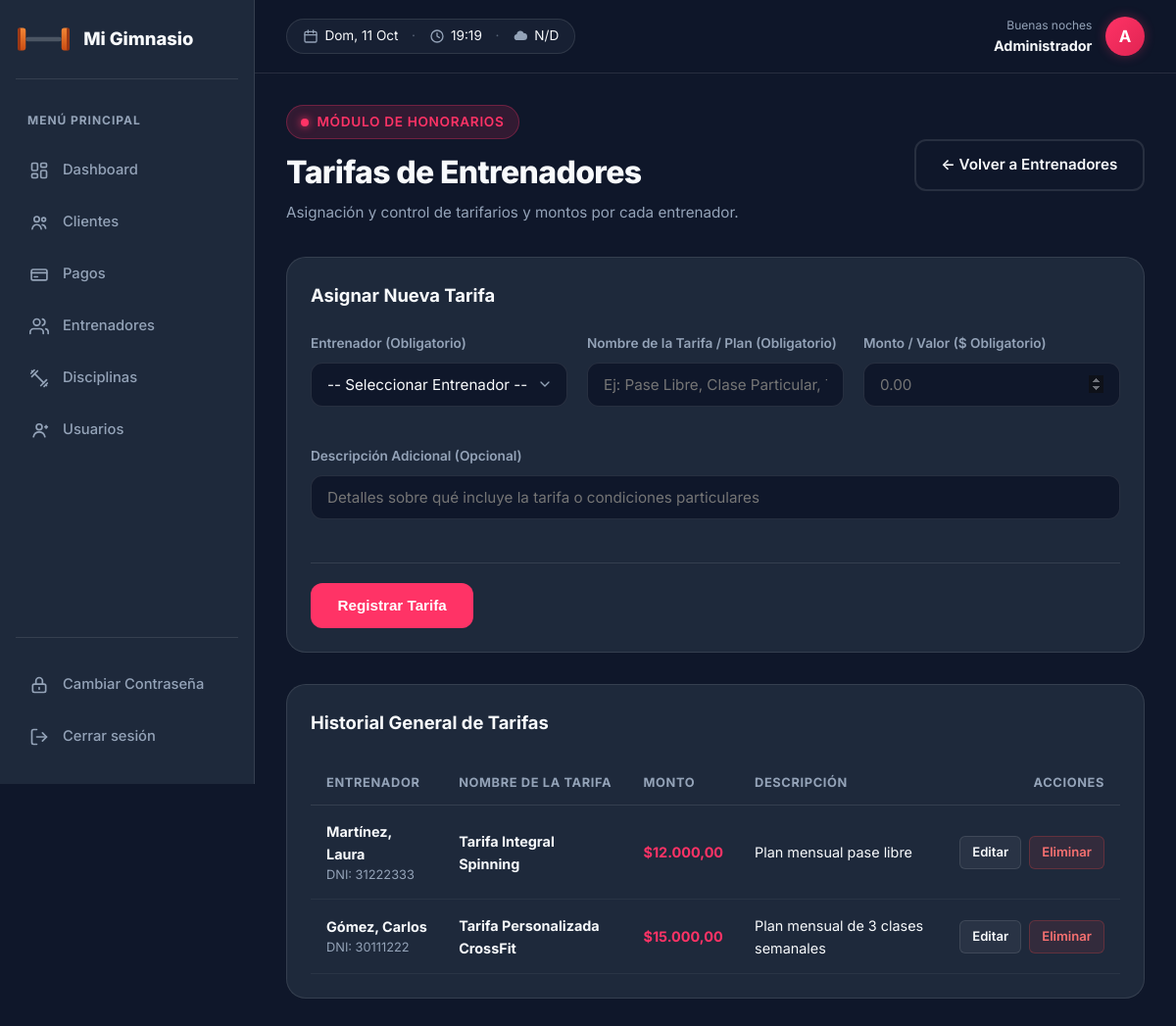
Page /panel/tarifas_entrenadores.php (signed in) on the committed database.
### tables this page shows
CREATE TABLE tarifas (
    id_tarifa INT AUTO_INCREMENT PRIMARY KEY,
    id_entrenador INT NOT NULL,
    nombre VARCHAR(100) NOT NULL,
    monto DECIMAL(10,2) NOT NULL,
    descripcion TEXT,
    CONSTRAINT fk_tarifas_entrenadores FOREIGN KEY (id_entrenador)
        REFERENCES entrenadores(id_entrenador)
);

CREATE TABLE entrenadores (
    id_entrenador INT AUTO_INCREMENT PRIMARY KEY,
    DNI INT(8)NOT NULL UNIQUE,
	 nombre VARCHAR(100) NOT NULL,
    apellido VARCHAR(100) NOT NULL,
    email VARCHAR(100),
    telefono VARCHAR(20)
);

### panel/tarifas_entrenadores.php (the view, shortened to what this page needs)
<?php
$pdo = conectarDB();
$idEntrenadorFiltro = isset($_GET['id_entrenador']) ? (int)$_GET['id_entrenador'] : 0;
$tarifaEditar = null;
$sqlTarifas = "
    SELECT
        t.id_tarifa,
        t.nombre AS tarifa_nombre,
        t.monto,
        t.descripcion,
        e.id_entrenador,
        e.nombre AS e_nombre,
        e.apellido AS e_apellido,
        e.DNI
    FROM tarifas t
    INNER JOIN entrenadores e ON t.id_entrenador = e.id_entrenador
";
$paramsTarifas = [];
$sqlTarifas .= " ORDER BY t.id_tarifa DESC LIMIT 50";
$stmtTarifas = $pdo->prepare($sqlTarifas);
$stmtTarifas->execute($paramsTarifas);
$listaTarifas = $stmtTarifas->fetchAll();
$paginaActiva = 'tarifas';
require __DIR__ . '/includes/layout_inicio.php';
?>
<div class="panel-header">
    <div>
        <div class="eyebrow">
            <span class="punto"></span>
            Módulo de Honorarios
        </div>
        <h1 class="titulo-pagina">Tarifas de Entrenadores</h1>
        <p class="subt">Asignación y control de tarifarios y montos por cada entrenador.</p>
    </div>
    <div>
        <a href="entrenadores.php" class="btn btn-outline">
            &larr; Volver a Entrenadores
        </a>
    </div>
</div>
<div class="panel-bloque" style="margin-bottom: 2rem;">
    <div class="panel-bloque-cabecera">
        <h2 class="titulo-bloque">
            <?= $tarifaEditar ? 'Editar Tarifa #' . htmlspecialchars($tarifaEditar['id_tarifa']) : 'Asignar Nueva Tarifa' ?>
        </h2>
    </div>
    <form action="tarifas_entrenadores.php" method="POST">
        <div class="form-grid">
            <div class="campo">
                <label for="id_entrenador">Entrenador (Obligatorio)</label>
                <select id="id_entrenador" name="id_entrenador" class="form-control" required>
                    <option value="">-- Seleccionar Entrenador --</option>
                </select>
            </div>
            <div class="campo">
                <label for="nombre">Nombre de la Tarifa / Plan (Obligatorio)</label>
                <input type="text" id="nombre" name="nombre" class="form-control"
                       value="<?= htmlspecialchars($tarifaEditar['nombre'] ?? '') ?>"
                       placeholder="Ej: Pase Libre, Clase Particular, Tarifa Estándar" required>
            </div>
            <div class="campo">
                <label for="monto">Monto / Valor ($ Obligatorio)</label>
                <input type="number" step="0.01" min="0" id="monto" name="monto" class="form-control"
                       value="<?= htmlspecialchars($tarifaEditar['monto'] ?? '') ?>" placeholder="0.00" required>
            </div>
            <div class="campo" style="grid-column: span 3;">
                <label for="descripcion">Descripción Adicional (Opcional)</label>
                <input type="text" id="descripcion" name="descripcion" class="form-control"
                       value="<?= htmlspecialchars($tarifaEditar['descripcion'] ?? '') ?>"
                       placeholder="Detalles sobre qué incluye la tarifa o condiciones particulares">
            </div>
        </div>
        <div class="form-acciones">
            <button type="submit" class="btn btn-primary">
                <?= $tarifaEditar ? 'Guardar Cambios' : 'Registrar Tarifa' ?>
            </button>
        </div>
    </form>
</div>
<div class="panel-bloque">
    <div class="panel-bloque-cabecera" style="display: flex; justify-content: space-between; align-items: center;">
        <h2 class="titulo-bloque">
            <?= $idEntrenadorFiltro > 0 ? 'Tarifas del Entrenador Seleccionado' : 'Historial General de Tarifas' ?>
        </h2>
    </div>
    <div class="tabla-scroll">
        <table class="tabla">
            <thead>
                <tr>
                    <th>Entrenador</th>
                    <th>Nombre de la Tarifa</th>
                    <th>Monto</th>
                    <th>Descripción</th>
                    <th style="text-align: right;">Acciones</th>
                </tr>
            </thead>
            <tbody>
                <?php if (empty($listaTarifas)): ?>
                    <tr>
                        <td colspan="5" class="celda-vacia">No se encontraron tarifas registradas.</td>
                    </tr>
                <?php else: ?>
                    <?php foreach ($listaTarifas as $t): ?>
                        <tr>
                            <td>
                                <strong><?= htmlspecialchars($t['e_apellido'] . ', ' . $t['e_nombre']) ?></strong>
                                <div style="font-size: 0.8rem; color: var(--color-text-muted);">DNI: <?= htmlspecialchars($t['DNI']) ?></div>
                            </td>
                            <td><strong><?= htmlspecialchars($t['tarifa_nombre']) ?></strong></td>
                            <td><strong style="color: var(--color-primary);">$<?= number_format((float)$t['monto'], 2, ',', '.') ?></strong></td>
                            <td><?= htmlspecialchars($t['descripcion'] ?: 'Sin descripción') ?></td>
                            <td style="text-align: right;">
                                <div class="acciones" style="justify-content: flex-end;">
                                    <a href="tarifas_entrenadores.php?editar_id=<?= (int)$t['id_tarifa'] ?>" class="btn-accion btn-editar">
                                        Editar
                                    </a>
                                    <form action="tarifas_entrenadores.php" method="POST" onsubmit="return confirm('¿Confirma eliminar esta tarifa?');" style="display:inline;">
                                        <button type="submit" class="btn-accion btn-baja">Eliminar</button>
                                    </form>
                                </div>
                            </td>
                        </tr>
                    <?php endforeach; ?>
                <?php endif; ?>
            </tbody>
        </table>
    </div>
</div>
<?php require __DIR__ . '/includes/layout_fin.php'; ?>

### panel/includes/layout_inicio.php (shortened to what this page needs)
<?php
$paginaActiva = $paginaActiva ?? '';
$nombreUsuario = $_SESSION['usuario_nombre'] ?? 'Usuario';
$inicial = mb_strtoupper(mb_substr($nombreUsuario, 0, 1));
?>
<!DOCTYPE html>
<html lang="es">
<head>
    <link rel="stylesheet" href="../assets/css/style.css">
</head>
<body class="pagina-<?= htmlspecialchars($paginaActiva) ?>">
<div class="panel-layout">
    <aside class="sidebar">
        <div class="sidebar-header">
            <div class="marca">
                <img src="../assets/img/logo.svg" alt="Logo" class="logo-img">
                <span class="texto"><?= htmlspecialchars(GYM_NOMBRE) ?></span>
            </div>
        </div>
        <nav class="sidebar-nav">
            <div class="nav-etiqueta">Menú Principal</div>
            <a href="dashboard.php" class="nav-link <?= $paginaActiva === 'dashboard' ? 'activo' : '' ?>">
                <svg class="icon" viewBox="0 0 24 24"><rect x="3" y="3" width="7" height="9" rx="1.5"/><rect x="14" y="3" width="7" height="5" rx="1.5"/><rect x="14" y="12" width="7" height="9" rx="1.5"/><rect x="3" y="16" width="7" height="5" rx="1.5"/></svg>
                <span class="texto">Dashboard</span>
            </a>
            <a href="clientes.php" class="nav-link <?= $paginaActiva === 'clientes' ? 'activo' : '' ?>">
                <svg class="icon" viewBox="0 0 24 24"><circle cx="9" cy="8" r="3.2"/><path d="M3.5 20c.7-3.4 3-5.3 5.5-5.3s4.8 1.9 5.5 5.3"/><circle cx="17.5" cy="8.5" r="2.3"/><path d="M15.8 14.9c2 .2 3.6 1.9 4.1 4.3"/></svg>
                <span class="texto">Clientes</span>
            </a>
            <a href="pagos.php" class="nav-link <?= $paginaActiva === 'pagos' ? 'activo' : '' ?>">
                <svg class="icon" viewBox="0 0 24 24"><rect x="2.5" y="6" width="19" height="13" rx="2"/><path d="M2.5 10h19"/><path d="M6 15h4"/></svg>
                <span class="texto">Pagos</span>
            </a>
            <a href="entrenadores.php" class="nav-link <?= $paginaActiva === 'entrenadores' ? 'activo' : '' ?>">
                <svg class="icon" viewBox="0 0 24 24"><path d="M17 21v-2a4 4 0 0 0-4-4H5a4 4 0 0 0-4 4v2"/><circle cx="9" cy="7" r="4"/><path d="M23 21v-2a4 4 0 0 0-3-3.87"/><path d="M16 3.13a4 4 0 0 1 0 7.75"/></svg>
                <span class="texto">Entrenadores</span>
            </a>
            <a href="disciplinas.php" class="nav-link <?= $paginaActiva === 'disciplinas' ? 'activo' : '' ?>">
                <svg class="icon" viewBox="0 0 24 24"><path d="m6.5 6.5 11 11"/><path d="m21 21-1-1"/><path d="m3 3 1 1"/><path d="m18 22 4-4"/><path d="m2 6 4-4"/><path d="m3 10 7-7"/><path d="m14 21 7-7"/></svg>
                <span class="texto">Disciplinas</span>
            </a>
            <?php if (($_SESSION['usuario_rol'] ?? '') === 'admin'): ?>
            <a href="usuarios.php" class="nav-link <?= $paginaActiva === 'usuarios' ? 'activo' : '' ?>">
                <svg class="icon" viewBox="0 0 24 24"><circle cx="12" cy="8" r="3.5"/><path d="M5 20c1-3.8 3.6-5.8 7-5.8s6 2 7 5.8"/><path d="M19 8h3M20.5 6.5v3"/></svg>
                <span class="texto">Usuarios</span>
            </a>
            <?php endif; ?>
        </nav>
        <div class="pie-sidebar">
            <nav class="sidebar-nav">
                <a href="cambiar_password.php" class="nav-link <?= $paginaActiva === 'cambiar_password' ? 'activo' : '' ?>">
                    <svg class="icon" viewBox="0 0 24 24"><path d="M12 15v2m-6 4h12a2 2 0 0 0 2-2v-6a2 2 0 0 0-2-2H6a2 2 0 0 0-2 2v6a2 2 0 0 0 2 2zm10-10V7a4 4 0 0 0-8 0v4"/></svg>
                    <span class="texto">Cambiar Contraseña</span>
                </a>
                <a href="logout.php" class="nav-link nav-link-logout">
                    <svg class="icon" viewBox="0 0 24 24"><path d="M9 21H5a2 2 0 0 1-2-2V5a2 2 0 0 1 2-2h4"/><path d="M16 17l5-5-5-5"/><path d="M21 12H9"/></svg>
                    <span class="texto">Cerrar sesión</span>
                </a>
            </nav>
        </div>
    </aside>
    <div class="panel-main">
        <header class="topbar">
            <div class="topbar-reloj">
                <span class="tr-item">
                    <svg class="icon" viewBox="0 0 24 24"><rect x="3" y="5" width="18" height="16" rx="2"/><path d="M3 10h18M8 3v4M16 3v4"/></svg>
                    <span id="trFecha">--</span>
                </span>
                <span class="tr-sep">·</span>
                <span class="tr-item">
                    <svg class="icon" viewBox="0 0 24 24"><circle cx="12" cy="12" r="9"/><path d="M12 7v5l3.5 2"/></svg>
                    <span id="trHora">--:--</span>
                </span>
                <span class="tr-sep">·</span>
                <span class="tr-item">
                    <span class="tr-icono-clima" id="trIconoClima"></span>
                    <span id="trTemp">--°C</span>
                </span>
            </div>
            <div class="usuario-chip">
                <div class="usuario-texto">
                    <div class="usuario-saludo" id="saludoUsuario">Hola</div>
                    <div class="usuario-nombre"><?= htmlspecialchars($nombreUsuario) ?></div>
                </div>
                <div class="avatar"><?= htmlspecialchars($inicial) ?></div>
            </div>
        </header>
        <div class="panel-contenido">

### panel/includes/layout_fin.php
        </div>
    </div>
</div>
</body>
</html>

### assets/css/base.css (style rules this page uses)
:root { --color-primary: #ff3366; --color-primary-hover: #e02452; --color-bg-dark: #0f172a; --color-bg-card: #1e293b; --color-bg-light: #f8fafc; --color-text-main: #f8fafc; --color-text-muted: #94a3b8; --color-text-dark: #0f172a; --color-border: rgba(255, 255, 255, 0.1); --color-whatsapp: #25d366; --color-whatsapp-hover: #20ba5a; --font-main: 'Inter', -apple-system, BlinkMacSystemFont, 'Segoe UI', Roboto, sans-serif; --font-display: 'Playfair Display', Georgia, serif; --radius-sm: 6px; --radius-md: 12px; --radius-lg: 20px; --radius-full: 9999px; --shadow-sm: 0 2px 8px rgba(0, 0, 0, 0.15); --shadow-md: 0 8px 24px rgba(0, 0, 0, 0.25); --shadow-glow: 0 0 25px rgba(255, 51, 102, 0.35); --transition-fast: 0.2s ease; --transition-smooth: 0.3s cubic-bezier(0.4, 0, 0.2, 1); }
* { margin: 0; padding: 0; box-sizing: border-box; }
html { scroll-behavior: smooth; }
body { font-family: var(--font-main); background-color: var(--color-bg-dark); color: var(--color-text-main); line-height: 1.6; overflow-x: hidden; }
a { text-decoration: none; color: inherit; transition: color var(--transition-fast); }
img { max-width: 100%; height: auto; display: block; }

### assets/css/components.css (style rules this page uses)
.icon { width: 1.25rem; height: 1.25rem; stroke: currentColor; stroke-width: 2; stroke-linecap: round; stroke-linejoin: round; fill: none; display: inline-block; flex-shrink: 0; }
.btn { display: inline-flex; align-items: center; justify-content: center; gap: 0.6rem; padding: 0.8rem 1.6rem; border-radius: var(--radius-md); font-size: 0.95rem; font-weight: 600; cursor: pointer; border: 2px solid transparent; transition: all var(--transition-smooth); text-align: center; }
.btn-outline { background-color: transparent; border-color: var(--color-border); color: var(--color-text-main); }
.eyebrow, .eyebrow-claro { display: inline-flex; align-items: center; gap: 0.5rem; padding: 0.35rem 0.9rem; border-radius: var(--radius-full); font-size: 0.85rem; font-weight: 600; text-transform: uppercase; letter-spacing: 0.05em; }
.eyebrow { background-color: rgba(255, 51, 102, 0.15); color: var(--color-primary); border: 1px solid rgba(255, 51, 102, 0.3); }
.punto { width: 8px; height: 8px; background-color: var(--color-primary); border-radius: 50%; display: inline-block; box-shadow: 0 0 8px var(--color-primary); animation: pulso 2s infinite; }
select.form-control { appearance: none; -webkit-appearance: none; -moz-appearance: none; background-repeat: no-repeat; background-position: right 0.9rem center; background-size: 1rem; padding-right: 2.5rem; cursor: pointer; }
select.form-control option { background-color: var(--color-bg-card); color: var(--color-text-main); padding: 0.6rem; }

### assets/css/login.css (style rules this page uses)
.campo { margin-bottom: 1.25rem; }
.btn-primary { background-color: var(--color-primary); color: #ffffff; }

### rows in the picture
tarifas: id_entrenador.nombre "Martínez, Laura", id_entrenador.DNI "31222333", nombre "Tarifa Integral Spinning", monto "12.000,00", descripcion "Plan mensual pase libre"
tarifas: id_entrenador.nombre "Gómez, Carlos", id_entrenador.DNI "30111222", nombre "Tarifa Personalizada CrossFit", monto "15.000,00", descripcion "Plan mensual de 3 clases semanales"

### other values in the picture
GYM_NOMBRE "Mi Gimnasio"
$nombreUsuario "Administrador"
$inicial "A"
